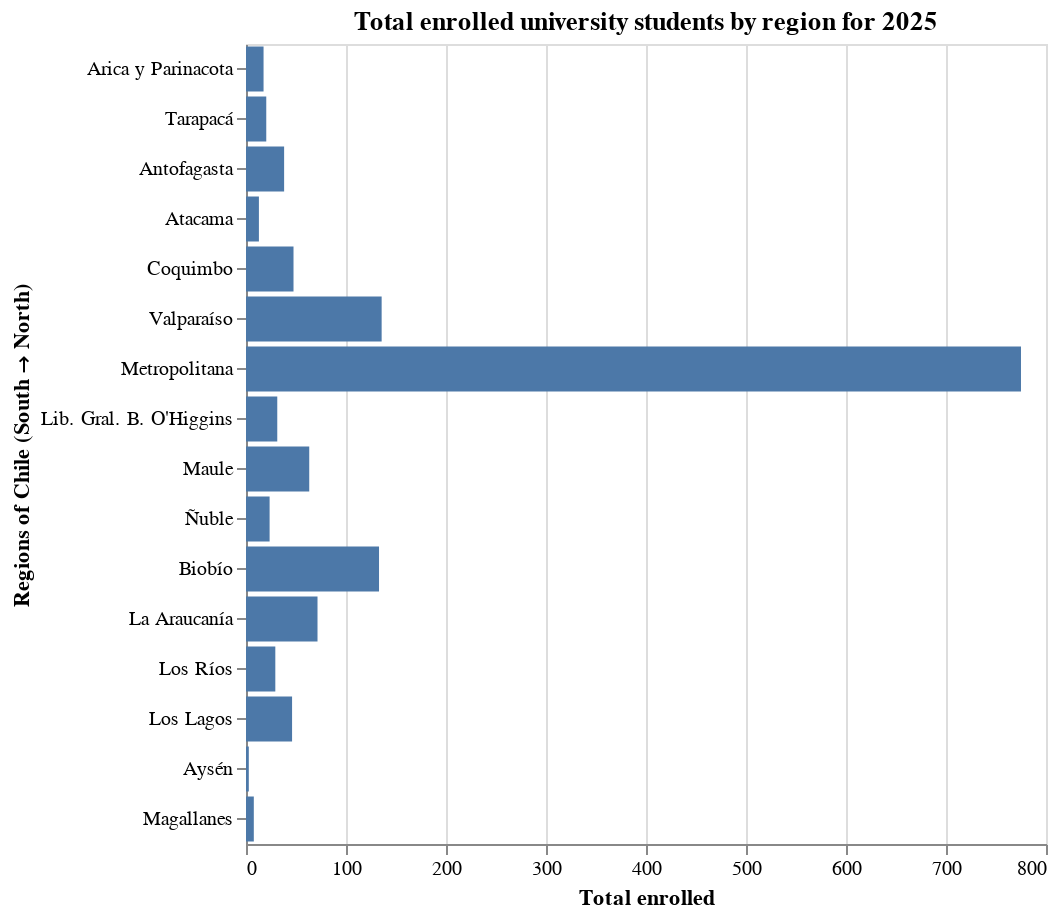

Notebook source saved alongside this figure:
### Markdown cell above
# **Fifth Chart: Where in Chile are they studying at 2025**

The following Chart shows the number of univerisity student in each region of
Chile ordered from north to South at 2025

### Code cell
# For the following chart I used ChatGPT to assist me in debugging and assisting
# me in how to develop some features of the cart

cols_5 = ["año", "región"]
value_5 = "total matrícula"
df_5 = raw.groupby(cols_5)[value_5].sum().reset_index()
df_5 = df_5[df_5["año"] == 2025]
order_regions = ['Arica y Parinacota',
                 'Tarapacá',
                 'Antofagasta', 
                 'Atacama',
                 'Coquimbo', 
                 'Valparaíso',
                 'Metropolitana',
                 "Lib. Gral. B. O'Higgins",
                 'Maule',   
                 'Ñuble',
                 'Biobío',
                 'La Araucanía',
                 'Los Ríos',
                 'Los Lagos',
                 'Aysén',
                 'Magallanes']

chart_5 = alt.Chart(df_5).mark_bar().encode(
    x = alt.X("total matrícula").title("Total enrolled"),
    y = alt.Y("región", sort= order_regions).title("Regions of Chile (South → North)")
).properties(
    title="Total enrolled university students by region for 2025",
    width = 400,
    height = 400
)
chart_5.save("../png_charts/regions.png")
chart_5

### Figure 1 — Vega-Lite specification as saved in the notebook (floating-point values rounded to 4 significant figures)
{"config": {"view": {"continuousWidth": 300, "continuousHeight": 300}}, "data": {"name": "data-a1bdcf9d677e94e9b1c0a316ea734260"}, "mark": {"type": "bar"}, "encoding": {"x": {"field": "total matrícula", "title": "Total enrolled", "type": "quantitative"}, "y": {"field": "región", "sort": ["Arica y Parinacota", "Tarapacá", "Antofagasta", "Atacama", "Coquimbo", "Valparaíso", "Metropolitana", "Lib. Gral. B. O'Higgins", "Maule", "Ñuble", "Biobío", "La Araucanía", "Los Ríos", "Los Lagos", "Aysén", "Magallanes"], "title": "Regions of Chile (South → North)", "type": "nominal"}}, "height": 400, "title": "Total enrolled university students by region for 2025", "width": 400, "$schema": "https://vega.github.io/schema/vega-lite/v5.20.1.json", "datasets": {"data-a1bdcf9d677e94e9b1c0a316ea734260": [{"año": 2025, "región": "Antofagasta", "total matrícula": 38.12}, {"año": 2025, "región": "Arica y Parinacota", "total matrícula": 17.55}, {"año": 2025, "región": "Atacama", "total matrícula": 12.91}, {"año": 2025, "región": "Aysén", "total matrícula": 2.799}, {"año": 2025, "región": "Biobío", "total matrícula": 133.0}, {"año": 2025, "región": "Coquimbo", "total matrícula": 47.51}, {"año": 2025, "región": "La Araucanía", "total matrícula": 71.51}, {"año": 2025, "región": "Lib. Gral. B. O'Higgins", "total matrícula": 31.27}, {"año": 2025, "región": "Los Lagos", "total matrícula": 46.07}, {"año": 2025, "región": "Los Ríos", "total matrícula": 29.32}, {"año": 2025, "región": "Magallanes", "total matrícula": 7.808}, {"año": 2025, "región": "Maule", "total matrícula": 63.24}, {"año": 2025, "región": "Metropolitana", "total matrícula": 775.0}, {"año": 2025, "región": "Tarapacá", "total matrícula": 20.26}, {"año": 2025, "región": "Valparaíso", "total matrícula": 135.6}, {"año": 2025, "región": "Ñuble", "total matrícula": 23.61}]}}
